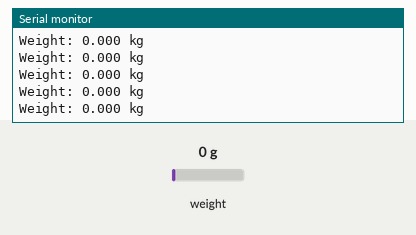
The sketch below on a simulated Arduino Uno, built with avr-gcc and run on an emulated ATmega328P. Shown: the last lines printed to the serial monitor. Inputs (shaded band) come from the test bench; at power-on: weight on the scale 0 g.

Above: at 2.2 s.
2.3 s: weight on the scale set to 100 g
At 2.33 s:
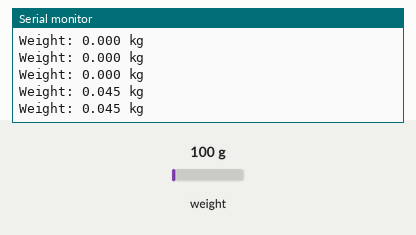
5.3 s: weight on the scale set to 1250 g
At 5.35 s:
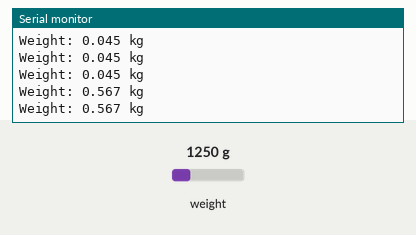
Timing chart, 0 to 8.3 s (numbered marks = the images above; inputs shaded):
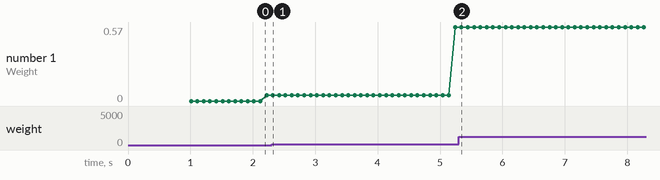

The sketch:

DemoWeight.ino
```cpp
// (licence header left out)
#include "HX711.h"

#define calibration_factor -292500 //This value is obtained using the Calibration sketch

#define DOUT  9
#define CLK  8

HX711 scale(DOUT, CLK);

void setup() {
  Serial.begin(9600);
  Serial.println("Initializing...");

  scale.set_scale(calibration_factor);
  scale.tare(); //Assuming there is no weight on the scale at start up, reset the scale to 0

  Serial.println("Readings:");
}

void loop() {
  Serial.print("Weight: ");
  Serial.print(scale.get_units()*0.453592, 3); // 0.453592 is used for converting lbs to Kg
  Serial.print(" kg"); //You can change this to kg but you'll need to refactor the calibration_factor
  Serial.println();
}
```

Measured:
- after the input at 2.3 s, the serial monitor: prints a new line at once (image 1)
- after the input at 5.3 s, the serial monitor: prints a new line at once (image 2)
- plotted number 1: 0.04 → 0.57 after the input at 2.3 s
